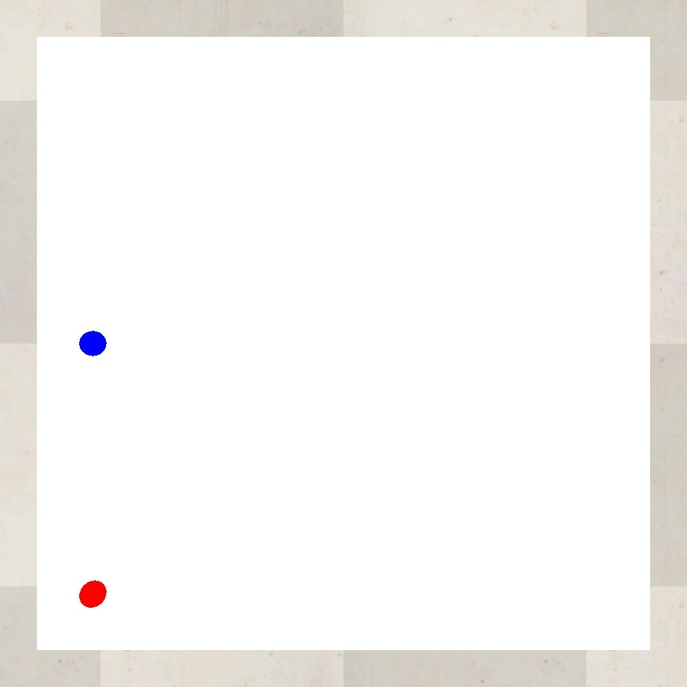
#> input picture task 2/task_2a/Samples/2b.jpg, 687 x 687 px, shrunk from 1024 x 1024 before the run
$ python -i task_1a_part1.py   (imports and definitions only)
#> lines starting #> are read from the running program, lines starting #| are printed output that depends on the picture; after the words box and inside, x2 and y2 are one past the last pixel; in counts of white or black regions, pixels touching at a corner belong together
#> further down, picture is the input picture: shape (687, 687, 3); mean B, G, R 244.2, 246, 247.4
'''
*****************************************************************************************
*
*        		===============================================
*           		Nirikshak Bot (NB) Theme (eYRC 2020-21)
*        		===============================================
*
*  This script is to implement Task 1A - Part 1 of Nirikshak Bot (NB) Theme (eYRC 2020-21).
*
*  This software is made available on an "AS IS WHERE IS BASIS".
*  Licensee/end user indemnifies and will keep e-Yantra indemnified from
*  any and all claim(s) that emanate from the use of the Software or
*  breach of the terms of this agreement.
*
*  e-Yantra - An MHRD project under National Mission on Education using ICT (NMEICT)
*
*****************************************************************************************
'''

# Team ID:			[ Team-ID ]
# Author List:		[ Names of team members worked on this file separated by Comma: Name1, Name2, ... ]
# Filename:			task_1a_part1.py
# Functions:		scan_image
# 					[ Comma separated list of functions in this file ]
# Global variables:	shapes
# 					[ List of global variables defined in this file ]


####################### IMPORT MODULES #######################
## You are not allowed to make any changes in this section. ##
## You have to implement this task with the three available ##
## modules for this task (numpy, opencv, os)                ##
##############################################################
import cv2
import numpy as np
import os
##############################################################


# Global variable for details of shapes found in image and will be put in this dictionary, returned from scan_image function
shapes = {}
adata  = []

################# ADD UTILITY FUNCTIONS HERE #################
## You can define any utility functions for your code.      ##
## Please add proper comments to ensure that your code is   ##
## readable and easy to understand.                         ##
##############################################################


##############################################################


def scan_image(warped_image):

    """
    Purpose:
    ---
    this function takes file path of an image as an argument and returns dictionary
    containing details of colored (non-white) shapes in that image

    Input Arguments:
    ---
    `img_file_path` :		[ str ]
        file path of image

    Returns:
    ---
    `shapes` :              [ dictionary ]
        details of colored (non-white) shapes present in image at img_file_path
        { 'Shape' : ['color', Area, cX, cY] }

    Example call:
    ---
    shapes = scan_image(img_file_path)
    """

    global shapes
    c=0

    ##############	ADD YOUR CODE HERE	##############
    shapes = dict()
    # print("1..")
    # img2 = cv2.imread(img_file_path)
    # print("2..")
    img2 = warped_image
    img = cv2.cvtColor(img2,cv2.COLOR_BGR2GRAY)
    # print("3..")
    _, threshold = cv2.threshold(img, 240, 255, cv2.THRESH_BINARY)
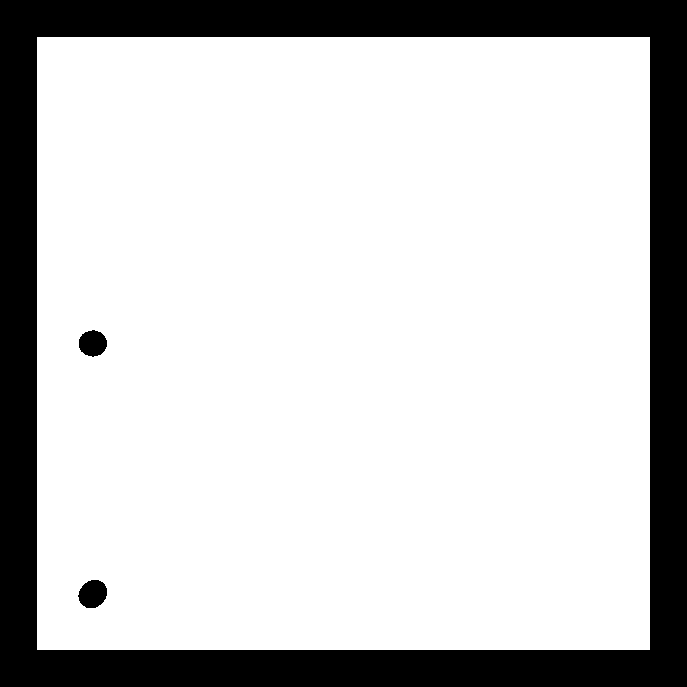
#> threshold: shape (687, 687); 79.4% white; 3 black regions
    # print("4..")
    contours, _= cv2.findContours(threshold, cv2.RETR_TREE,
                                cv2.CHAIN_APPROX_SIMPLE)
#> contours = 3 contours; box (x1, y1, x2, y2) and area: (37, 37, 650, 650) 374544, (77, 579, 108, 609) 667, (78, 329, 108, 358) 618
    # print("5..")
    for cnt in contours :
        # print("6..")
        approx = cv2.approxPolyDP(cnt, 0.009 * cv2.arcLength(cnt, True), True)
        # print("7..")
        cv2.drawContours(img, [approx], 0, (0, 255, 0), 5)
        # print("8..")
        M = cv2.moments(cnt)
        # print("9..")
        cX = int(M["m10"] / M["m00"])
        cY = int(M["m01"] / M["m00"])
        # print("10..")
        colour=[]
        # print("11..")
        colour.append(img2[cY,cX])
        # print("12..")
        if colour[0][0]>=128 and colour[0][1]<128 and colour[0][2]<128:
            # print("13..")
            color = 'blue'
        elif colour[0][0]<120 and colour[0][1]>=128 and colour[0][2]<128:
            # print("14..")
            color = 'green'
        elif colour[0][0]<128 and colour[0][1]<128  and colour[0][2]>=128:
            # print("15..")
            color = 'red'
        else:
            color = 'none'
            # print("16..")

        area = cv2.contourArea(cnt)
        # print("17..")
        if len(approx)==3:
            # print("18..")
            shapes["Triangle"]=[color,cX,cY]
        elif len(approx)==4:
            # print("19..")
            n = approx.ravel()
            i = 0
            a=[]
            b=[]
            for j in n :
                if(i % 2 == 0):
                    x = n[i]
                    y = n[i + 1]
                    a.append(x)
                    b.append(y)
                i = i + 1
            # print("20..")
            if b[3]-b[0]==0 or a[1]==0 or b[3]==0 or a[2]==0 or b[1]==0:
                # print("21..")
                continue
            l1= (((a[1]-a[0])**2)+((b[1]-b[0])**2))**0.5
            l2= (((a[2]-a[1])**2)+((b[2]-b[1])**2))**0.5
            l3= (((a[3]-a[2])**2)+((b[3]-b[2])**2))**0.5
            l4= (((a[0]-a[3])**2)+((b[0]-b[3])**2))**0.5
            d1= (((a[0]-a[2])**2)+((b[0]-b[2])**2))**0.5
            d2= (((a[1]-a[3])**2)+((b[1]-b[3])**2))**0.5
            pointRatiox1=float((a[0]/a[1])/(a[3]/a[2]))
            pointRatiox2=float((b[0]/b[3])/(b[1]/b[2]))
            # print("22..")
            aspectRatio =float((a[1]-a[0])/(b[3]-b[0]))
            if (((l1**2)+(l2**2)+(l3**2)+(l4**2))/((d1**2) + (d2 **2)) >=0.95) and (((l1**2)+(l2**2)+(l3**2)+(l4**2))/((d1**2) + (d2 **2)) <=1.05):
                if (aspectRatio >= 0.95 and aspectRatio <= 1.05):
                    if( area**0.5/l1 >= 0.95 and area**0.5/l1 <=1.05) and (area**0.5/l2 >=0.95 and area**0.5/l2 <=1.05 )and (area**0.5/l3 >=0.95 and area**0.5/l3<=1.05) and (area**0.5/l4 >= 0.95 and area**0.5/l4 <= 1.05) :
                        if color!='none':
                            shapes["Square"]=[color,cX,cY]
                            # print("23..")
                    elif (((area) /(d1 * d2 *0.5) )>=0.95) and ( ((area) /(d1 * d2 *0.5) )<=1.05)  :
                        if color!='none':
                            shapes["Rhombus"]=[color,cX,cY]
                            # print("24..")
                else:
                    if color!='none':
                        shapes["Parallelogram"]=[color,cX,cY]
                        # print("25..")


            elif (pointRatiox1 >=0.95 and pointRatiox1 <=1.05)  or (pointRatiox2 >=0.95 and pointRatiox2 <=1.05):
                if color!='none':
                    shapes["Trapezium"]=[color,cX,cY]
                    # print("26..")
            else:
                if color!='none':
                    shapes["Quadrilateral"]=[color,cX,cY]
                    # print("27..")
        elif len(approx)==5:
            if color!='none':
                shapes["Pentagon"]=[color,cX,cY]
                # print("28..")
        elif len(approx)==6:
            print("hex")
            if color!='none':
                shapes["Hexagon"]=[color,cX,cY]
                # print("/29..")
        else:
           if color!='none':
                c+=1
                shape = "Circle"
                if c==1:
                    shapes['Circle']=[color,cX,cY]
                    adata.append([color,cX,cY])

                elif c >1:
                    adata.append([color,cX,cY])
#> this loop made 3 passes
#> (cX, cY, color, area, c, shape) on passes 2 to 3: (92, 593, 'red', 667, 1, 'Circle'), (92, 342, 'blue', 618, 2, 'Circle')
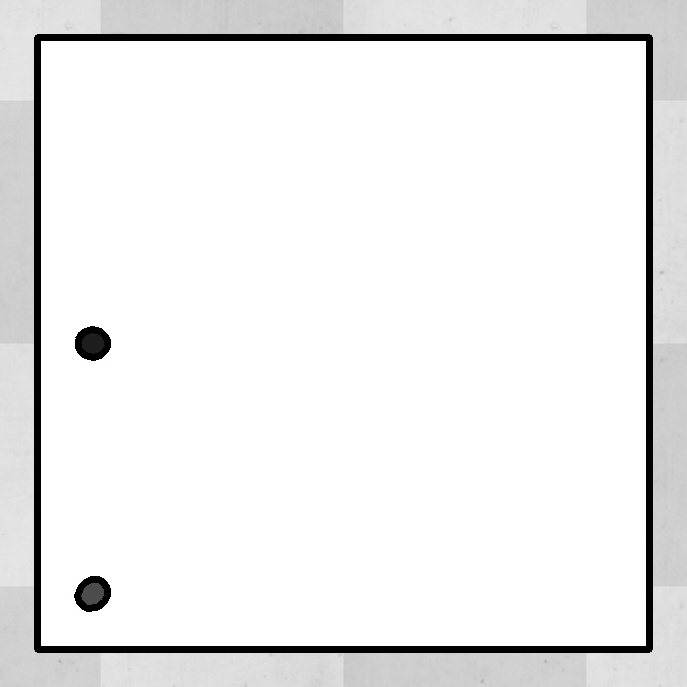
#> img: shape (687, 687); min 0, max 255, mean 237
#> after the loop, adata = [['red', 92, 593], ['blue', 92, 342]]; c = 2; shapes = {'Circle': ['red', 92, 593]}


                #   print("30..")
                # print("adata:",adata)

    if c>1:
        adata.sort()
        shapes[shape]=adata
    # [13 lines of commented-out code are left out]

    return shapes


# NOTE:	YOU ARE NOT ALLOWED TO MAKE ANY CHANGE TO THIS FUNCTION
#
# Function Name:    main
#        Inputs:    None
#       Outputs:    None
#       Purpose:    the function first takes 'Sample1.png' as input and runs scan_image function to find details
#                   of colored (non-white) shapes present in 'Sample1.png', it then asks the user whether
#                   to repeat the same on all images present in 'Samples' folder or not

# [85 lines not run here, left out]

>>> import cv2
>>> picture = cv2.imread('Samples/2b.jpg')
>>> result = scan_image(picture)
#> result = {'Circle': [['blue', 92, 342], ['red', 92, 593]]}

$ run again, on task 2/task_2a/Samples/Test3.png
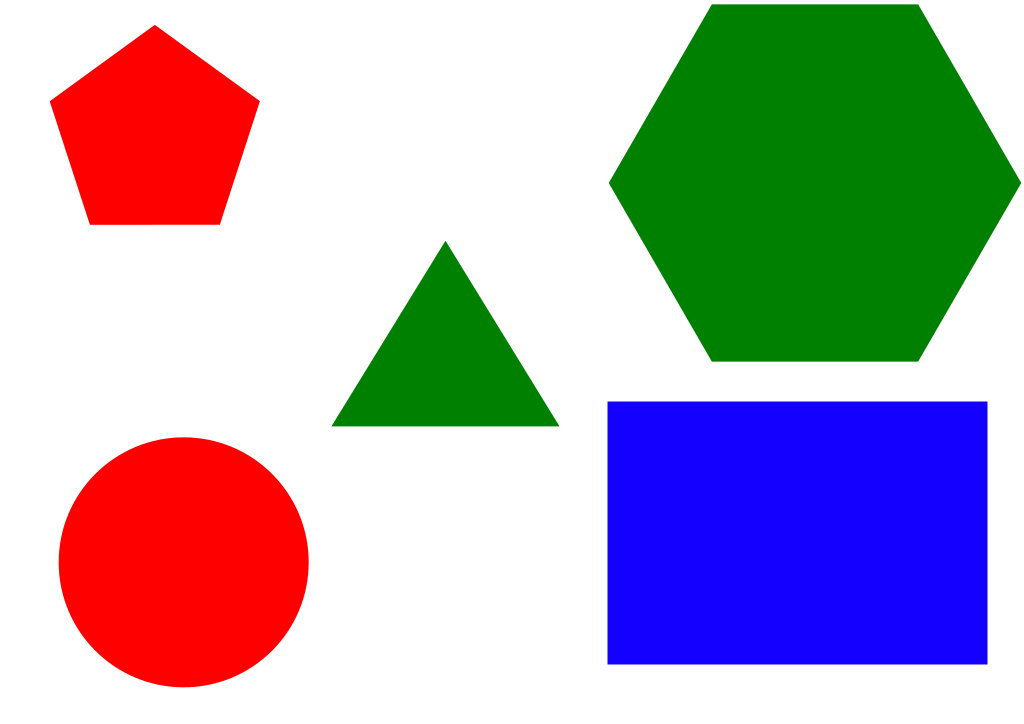
#> input picture task 2/task_2a/Samples/Test3.png, 1024 x 724 px
#> picture is the input picture: shape (724, 1024, 3); mean B, G, R 183, 171.2, 177.9
#> in scan_image, `_, threshold = cv2.threshold(img, 240, 255, cv2.THRESH_BINARY)`:
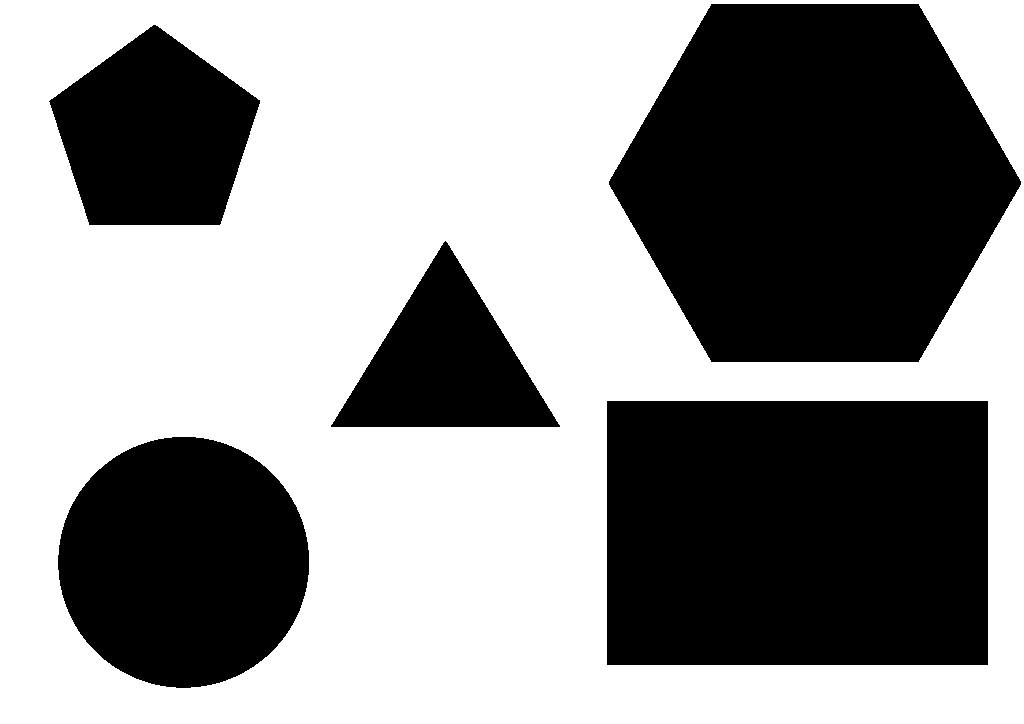
#> threshold: shape (724, 1024); 57.9% white; 5 black regions
#> contours = 6 contours; box (x1, y1, x2, y2) and area: (0, 0, 1024, 724) 739629, (608, 3, 1022, 363) 111599, (606, 400, 989, 666) 101228, (57, 436, 310, 689) 49770, (48, 24, 261, 226) 29576, (330, 240, 561, 428) 21800
#> the loop in scan_image, `for cnt in contours : # print("6..")` made 6 passes
#> (cX, cY, color, area, n, l1, l2) on pass 3: (797, 532, 'blue', 101228, [606, 401, 987, 400, 988, 664, 607, 665], 381, 264)
#> (printed output is left out)
#> after the loop in scan_image, `for cnt in contours :`:
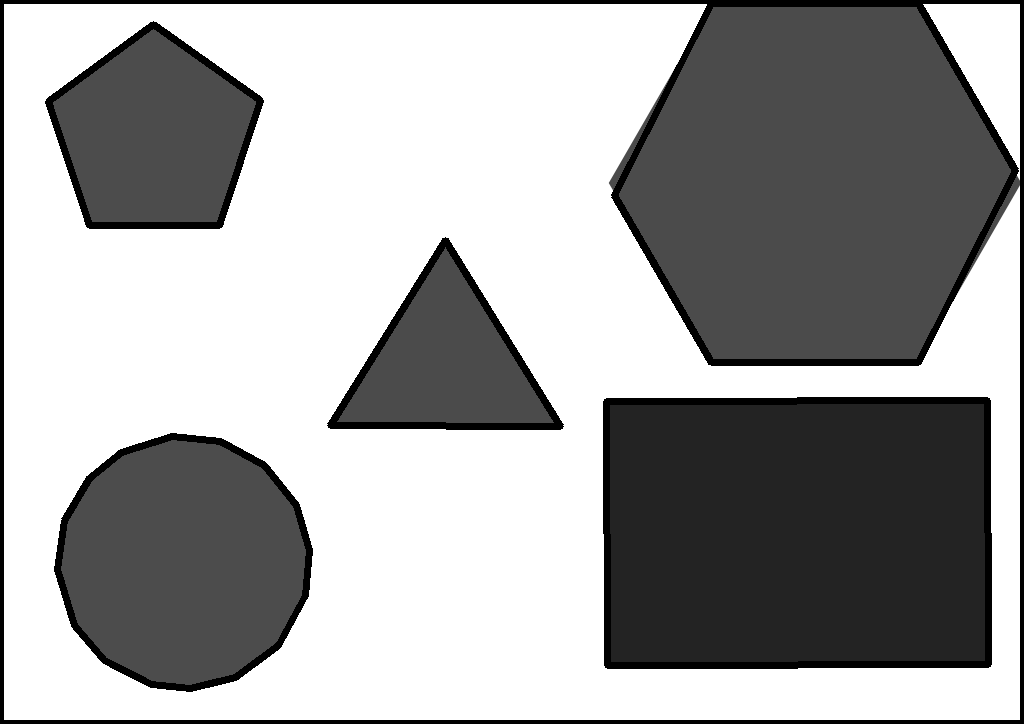
#> img: shape (724, 1024); min 0, max 255, mean 162.8
#> after the loop in scan_image, `for cnt in contours :`: adata = [['red', 183, 561]]; c = 1; shapes = {'Circle': ['red', 183, 561], 'Parallelogram': ['blue', 797, 532], 'Triangle': ['green', 444, 364], 'Pentagon': ['red', 154, 134], 'Hexagon': ['green', 814, 182]}
#> result has the same summary as shapes in scan_image

$ run again, on task 2/task_2a/Samples/piazzashow.jpg
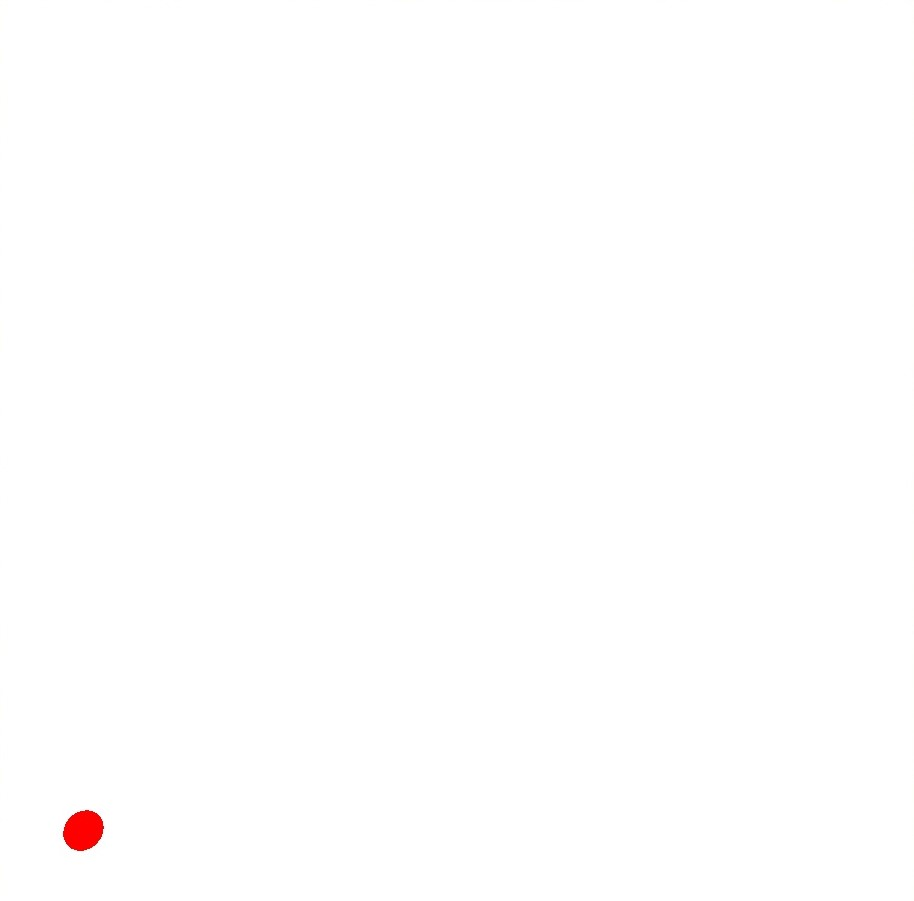
#> input picture task 2/task_2a/Samples/piazzashow.jpg, 914 x 901 px
#> picture is the input picture: shape (901, 914, 3); mean B, G, R 254.6, 254.6, 255
#> in scan_image, `_, threshold = cv2.threshold(img, 240, 255, cv2.THRESH_BINARY)`:
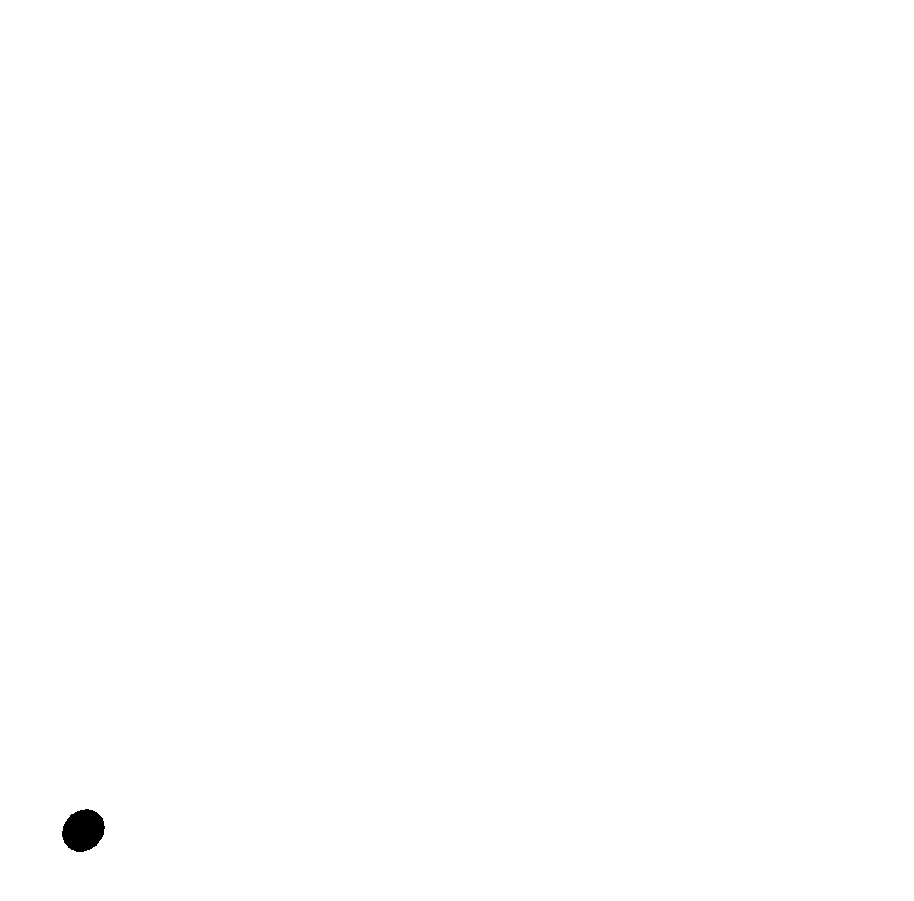
#> threshold: shape (901, 914); 99.8% white; 1 black region
#> contours = 2 contours; box (x1, y1, x2, y2) and area: (0, 0, 914, 901) 821700, (61, 808, 106, 853) 1454
#> the loop in scan_image, `for cnt in contours : # print("6..")` made 2 passes
#> (cX, cY, color, area, n) on pass 1: (456, 450, 'none', 821700, [0, 0, 0, 900, 913, 900, 913, 0])
#> after the loop in scan_image, `for cnt in contours :`:
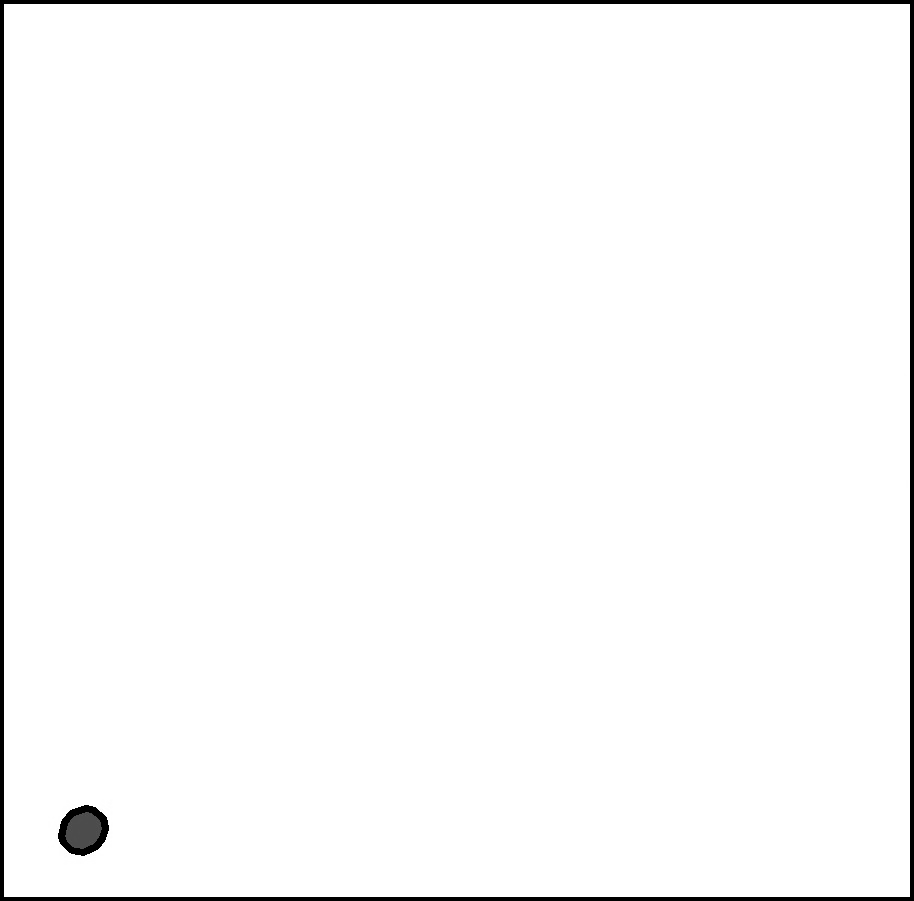
#> img: shape (901, 914); min 0, max 255, mean 250
#> after the loop in scan_image, `for cnt in contours :`: adata = [['red', 82, 830]]; c = 1; shapes = {'Circle': ['red', 82, 830]}
